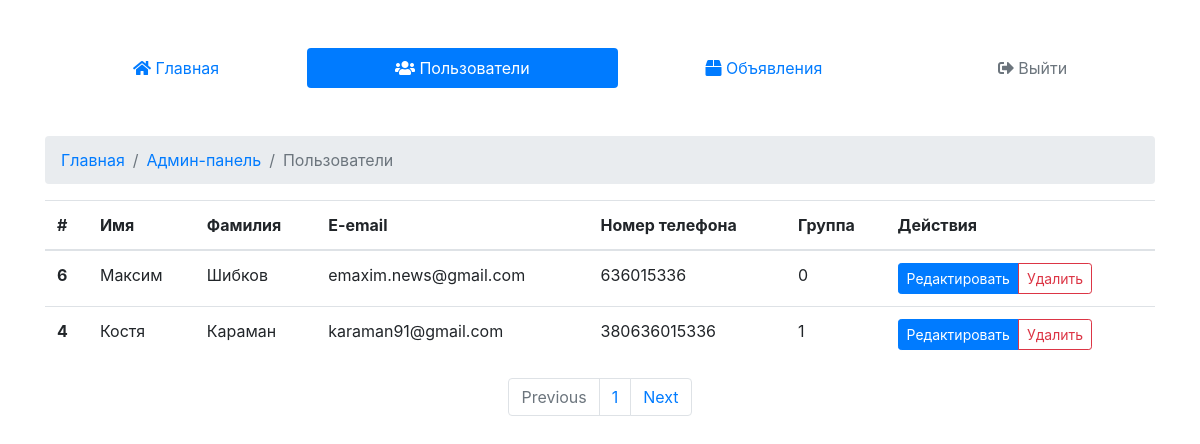
/admin/users (signed in), run on an earlier commit of the app's database.
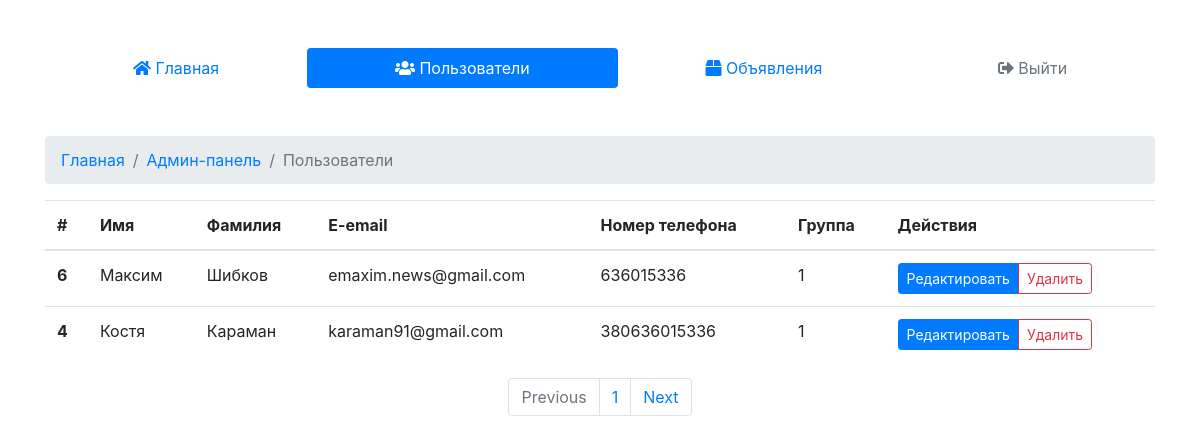
And on a later commit of the database.
### tables this page shows
CREATE TABLE `users` (
  `user_id` int(11) NOT NULL,
  `email` varchar(255) NOT NULL,
  `password` varchar(255) NOT NULL,
  `name` varchar(255) NOT NULL,
  `surname` varchar(255) NOT NULL,
  `phone` varchar(255) NOT NULL,
  `admin` int(11) NOT NULL DEFAULT '0'
);

### core/classes/User.class.php (called while the page is built, shortened)
<?php
	class User {
    public static function getAll () {
      $db = new DB();
      $sel_users = $db->conn()->query("SELECT * FROM `users` ORDER BY `user_id` DESC");
      $sel_users = $sel_users->fetchAll();
      return $sel_users;
    }
	}
?>

### core/classes/DB.class.php (called while the page is built)
<?php
	class DB {
		private $pdo;
		public function __construct() {
			$dsn = "mysql:host=localhost;dbname=mbk_shop_user;charset=utf8";
			$opt = [
					PDO::ATTR_ERRMODE            => PDO::ERRMODE_EXCEPTION,
					PDO::ATTR_DEFAULT_FETCH_MODE => PDO::FETCH_ASSOC,
					PDO::ATTR_EMULATE_PREPARES   => false,
			];
			$test_pdo = new PDO($dsn, "olga", "olga", $opt);
			if ($test_pdo == true) {
				$this->pdo = $test_pdo;
			} else {
				throw new Exception("Ошибка подключения к базе данных.");
			}
		}
		public function conn () {
			return $this->pdo;
		}
	}
?>

### templates/Default/admin/users.php (the view, shortened to what this page needs)
<!doctype html>
<html lang="en">
<head>
  <link rel="stylesheet" href="https://stackpath.bootstrapcdn.com/bootstrap/4.1.3/css/bootstrap.min.css">
  <link rel="stylesheet" href="https://use.fontawesome.com/releases/v5.4.2/css/all.css">
</head>
<body>
  <div class="container">
    <div class="row">
      <div class="col-md-12 mt-5">
        <nav class="nav nav-pills flex-column flex-sm-row">
          <a class="flex-sm-fill text-sm-center nav-link" href="/admin"><i class="fas fa-home"></i> Главная</a>
          <a class="flex-sm-fill text-sm-center nav-link active" href="/admin/users"><i class="fas fa-users"></i> Пользователи</a>
          <a class="flex-sm-fill text-sm-center nav-link" href="/admin/lots"><i class="fas fa-box"></i> Объявления</a>
          <a class="flex-sm-fill text-sm-center nav-link disabled" href="/logout"><i class="fas fa-sign-out-alt"></i> Выйти</a>
        </nav>
      </div>
    </div>
    <div class="row">
      <div class="col-md-12 mt-5">
        <nav aria-label="breadcrumb">
          <ol class="breadcrumb">
            <li class="breadcrumb-item"><a href="/">Главная</a></li>
            <li class="breadcrumb-item"><a href="/admin">Админ-панель</a></li>
            <li class="breadcrumb-item active" aria-current="page">Пользователи</li>
          </ol>
        </nav>
        <div class="table-responsive">
          <table class="table table-hover">
            <thead>
              <tr>
                <th scope="col">#</th>
                <th scope="col">Имя</th>
                <th scope="col">Фамилия</th>
                <th scope="col">E-email</th>
                <th scope="col">Номер телефона</th>
                <th scope="col">Группа</th>
                <th scope="col">Действия</th>
              </tr>
            </thead>
            <tbody>
          <? for($i = 0; $i < count($this->users); $i++): ?>
              <tr>
                <th scope="row"><?=$this->users[$i]['user_id']?></th>
                <td><?=$this->users[$i]['name']?></td>
                <td><?=$this->users[$i]['surname']?></td>
                <td><?=$this->users[$i]['email']?></td>
                <td><?=$this->users[$i]['phone']?></td>
                <td><?=$this->users[$i]['admin']?></td>
                <td>
                  <div class="btn-group btn-group-sm" role="group">
                    <a class="btn btn-primary" href="/admin/users/edit/<?=$this->users[$i]['user_id']?>">Редактировать</a>
                    <button class="btn btn-outline-danger" data-toggle="modal" data-target="#confirmDel" data-whatever="<?=$this->users[$i]['user_id']?>">Удалить</button>
                  </div>
                </td>
              </tr>
          <? endfor; ?>
            </tbody>
          </table>
        </div>
        <nav aria-label="Page navigation example">
          <ul class="pagination justify-content-center">
            <li class="page-item disabled">
              <a class="page-link" href="#" tabindex="-1">Previous</a>
            </li>
            <li class="page-item"><a class="page-link" href="#">1</a></li>
            <li class="page-item">
              <a class="page-link" href="#">Next</a>
            </li>
          </ul>
        </nav>
      </div>
    </div>
  </div>
</body>
</html>

What changed in the data, as far as the page shows it:
changed users "Максим": admin "0" → "1"
